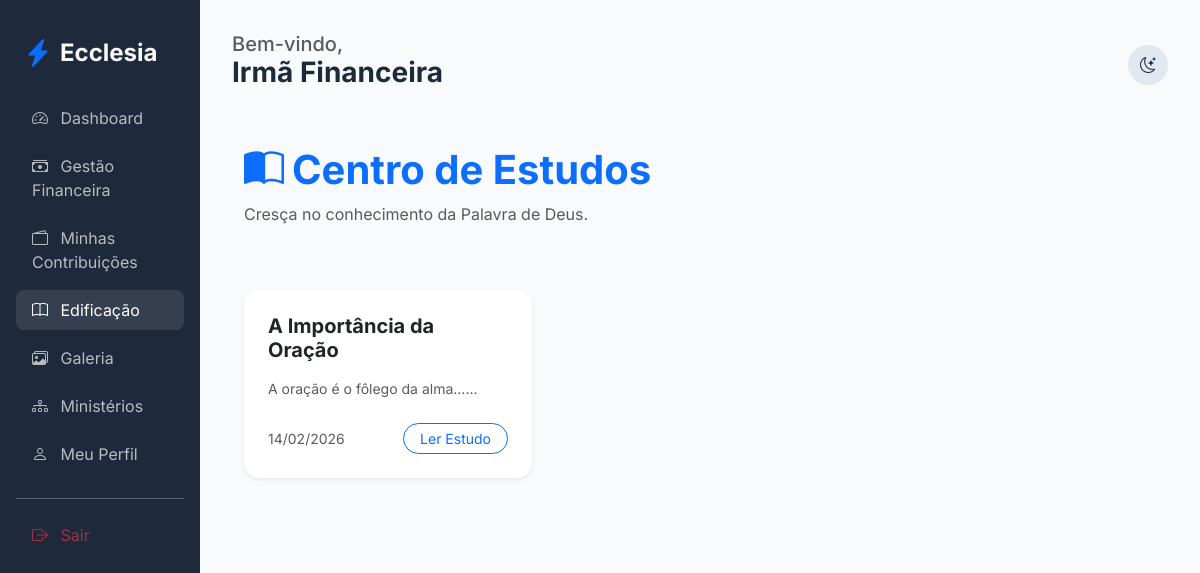
/edification/studies (signed in), run on an earlier commit of the app's database.
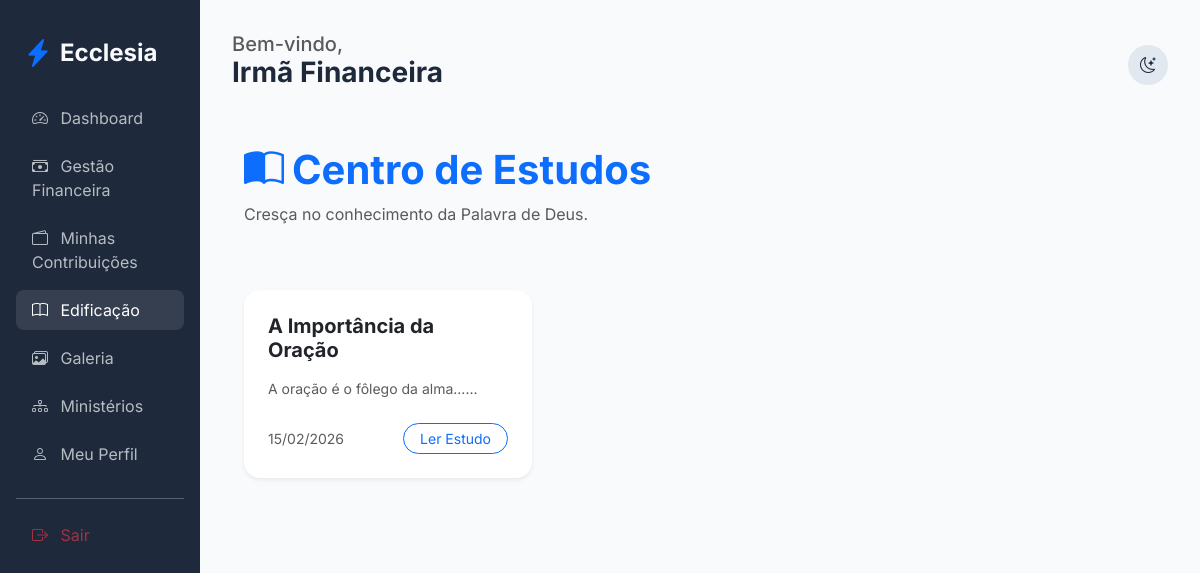
And on a later commit of the database.
### app/core/models.py (models this page shows)
class Study(db.Model):
    id = db.Column(db.Integer, primary_key=True)
    title = db.Column(db.String(200), nullable=False)
    content = db.Column(db.Text, nullable=False)
    category = db.Column(db.String(50), default='Geral')
    author_id = db.Column(db.Integer, db.ForeignKey('user.id'))
    created_at = db.Column(db.DateTime, default=datetime.utcnow)
    questions = db.relationship('StudyQuestion', backref='study', lazy=True)

### app/modules/edification/routes.py (the view)
@edification_bp.route('/studies')
@login_required
def studies():
    studies = Study.query.order_by(Study.created_at.desc()).all()
    return render_template('edification/studies.html', studies=studies)

### app/templates/edification/studies.html (shortened to what this page needs)
{% extends "base.html" %}
{% block content %}
<div class="container py-4">
    <div class="d-flex justify-content-between align-items-center mb-5">
        <div>
            <h1 class="fw-bold text-primary"><i class="bi bi-book-half me-2"></i>Centro de Estudos</h1>
            <p class="text-muted">Cresça no conhecimento da Palavra de Deus.</p>
        </div>
    </div>
    <div class="row g-4">
        {% for study in studies %}
        <div class="col-md-6 col-lg-4">
            <div class="card h-100 border-0 shadow-sm">
                <div class="card-body p-4">
                    <h5 class="fw-bold mb-3">{{ study.title }}</h5>
                    <p class="text-muted small mb-4">{{ study.content[:150] }}...</p>
                    <div class="d-flex justify-content-between align-items-center">
                        <small class="text-muted">{{ study.created_at.strftime('%d/%m/%Y') }}</small>
                            <a href="{{ url_for('edification.study_detail', id=study.id) }}" class="btn btn-sm btn-outline-primary rounded-pill px-3">Ler Estudo</a>                    </div>
                </div>
            </div>
        </div>
        {% else %}
        <div class="col-12 text-center py-5">
            <i class="bi bi-journal-text fs-1 text-muted opacity-50 d-block mb-3"></i>
            <p class="text-muted">Nenhum estudo bíblico disponível no momento.</p>
        </div>
        {% endfor %}
    </div>
</div>
{% endblock %}

What changed in the data, as far as the page shows it:
changed Study "A Importância da Oração": created_at "14/02/2026" → "15/02/2026"
